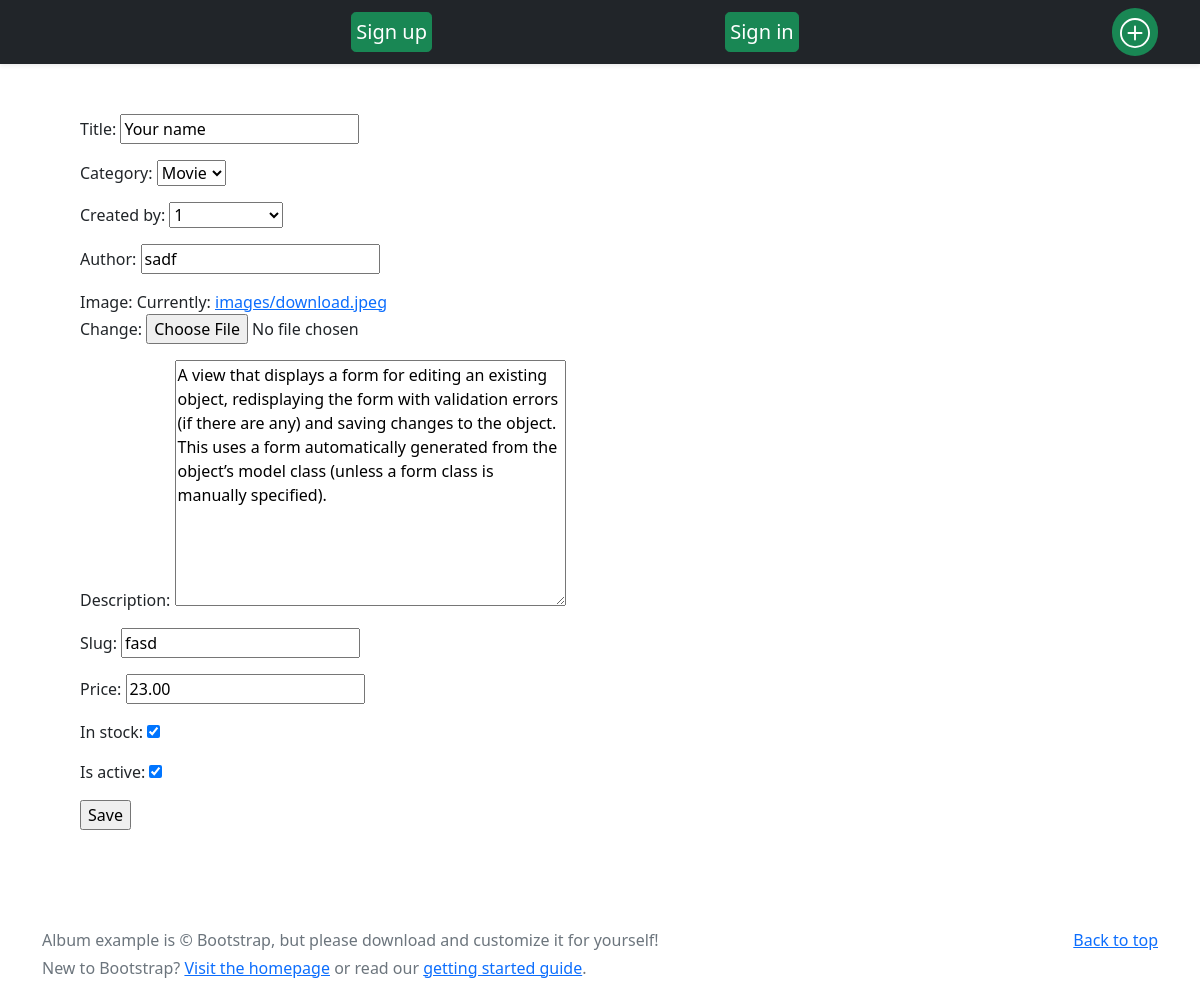
Screenshot of /store/update_class/fasd with the database file from the repository.
### store/models.py (models this page shows, shortened)
class Product(models.Model):
    category = models.ForeignKey(Category, related_name='product', on_delete=models.CASCADE)
    created_by = models.ForeignKey(User, on_delete=models.CASCADE, related_name='product_creator', default=User)
    title = models.CharField(max_length=255)
    author = models.CharField(max_length=255, default='John Doe')
    description = models.TextField(blank=True)
    image = models.ImageField(upload_to='images/')
    slug = models.SlugField(max_length=255)
    price = models.DecimalField(max_digits=4, decimal_places=2)
    in_stock = models.BooleanField(default=True)
    is_active = models.BooleanField(default=True)
    created = models.DateTimeField(auto_now_add=True)
    updated = models.DateTimeField(auto_now=True)
    class Meta:
        verbose_name_plural = 'products'
        ordering = ('-created',)

### store/views.py (the view)
# urls.py: path('update_class/<slug:slug>', UpdateProduct.as_view(), name='product_update_class'),
class UpdateProduct(UpdateView):
    model = Product
    fields = [
        'title',
        'category',
        'created_by',
        'author',
        'image',
        'description',
        'slug',
        'price',
        'in_stock',
        'is_active'
    ]
    template_name = 'store/product_update.html'
    success_url = reverse_lazy('store:product_list')
    def get_context_data(self, **kwargs):
        cntx = super(UpdateProduct, self).get_context_data(**kwargs)
        cntx['slug'] = self.kwargs['slug']
        return cntx

### store/models.py (called while the page is built)
    def __str__(self):
        return self.name

### store/templates/store/product_update.html (shortened to what this page needs)
{% extends 'store/base.html' %}
{% block content %}
    <div class="container" style="padding:50px">
        <form action="{% url 'store:product_update_class' slug  %}" method="post" enctype="multipart/form-data">
            {{ form.as_p }}
            <input type="submit" value="Save" />
        </form>
    </div>
{% endblock content %}

### rows the page displays
Product: title "Your name", category "Movie", created_by "1", author "sadf", description "A view that displays a form for editing an existing object, redisplaying the form with validation errors (if there are any) and saving changes to the object. This uses a form automatically generated from the object’s model class (unless a form class is manually specified).", slug "fasd", price "23.00", in_stock "☑", is_active "☑"
